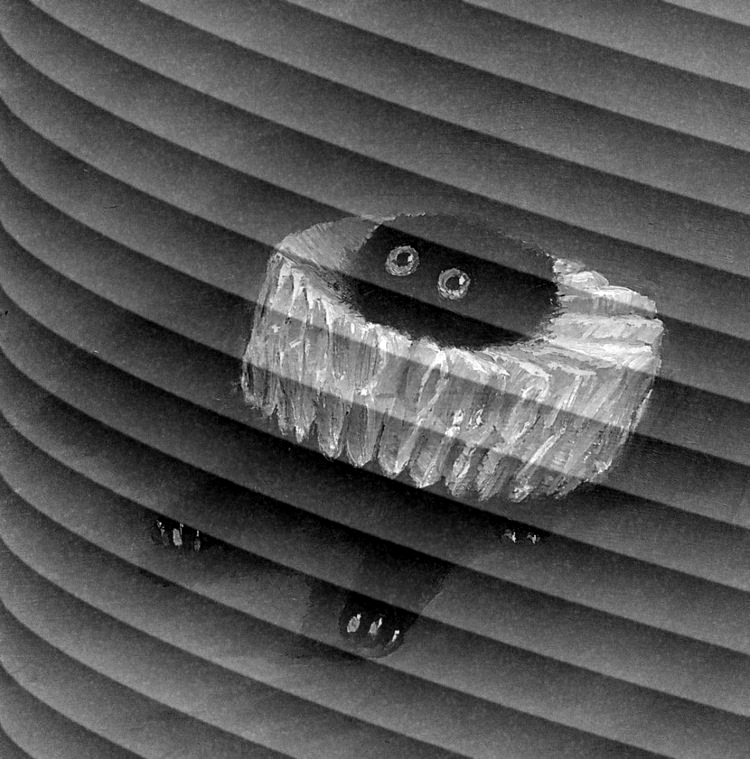
#> input picture Taller 2/catto.png, 750 x 759 px
$ python -i 'm2_t2 (1).py'   (imports and definitions only)
#> lines starting #> are read from the running program, lines starting #| are printed output that depends on the picture; after the words box and inside, x2 and y2 are one past the last pixel; in counts of white or black regions, pixels touching at a corner belong together
# -*- coding: utf-8 -*-
"""M2 T2

Automatically generated by Colab.

Original file is located at
    https://colab.research.google.com/drive/1_De4Rpwibs5zZtA2kERoFnqIxKJCuaJ2
"""

import numpy as np
import pandas as pd
import matplotlib.pyplot as plt

data = pd.read_csv("H_field.csv")
#> (reads Taller 2/H_field.csv from the repository)
t = data.iloc[:, 0].values
H = data.iloc[:, 1].values

dt = np.mean(np.diff(t))  # Intervalo de tiempo promedio

H_fft = np.fft.rfft(H)
freqs = np.fft.rfftfreq(len(H), dt)

f_fast = freqs[np.argmax(np.abs(H_fft))]

def Fourier(t, y, f):
    return np.sum(y * np.exp(-2j * np.pi * f * t))

f_general = freqs[np.argmax([np.abs(Fourier(t, H, f)) for f in freqs])]

phi_fast = (f_fast * t) % 1
phi_general = (f_general * t) % 1

# [10 lines not run here, left out]

import numpy as np
import pandas as pd
import matplotlib.pyplot as plt

datos = pd.read_csv('H_field.csv')
datos.columns = ['tiempo', 'campo']

tiempo = datos['tiempo'].values
campo = datos['campo'].values

delta_t = np.mean(np.diff(tiempo))
n = len(tiempo)

n_fft = 100 * n  # Incremento de resolución al 400%
fft_campo = np.fft.rfft(campo, n=n_fft)
frecuencias = np.fft.rfftfreq(n_fft, delta_t)

indice_max = np.argmax(np.abs(fft_campo[1:])) + 1
f_rapida = frecuencias[indice_max]

def transformada_fourier(t, y, f):
    return np.sum(y * np.exp(-2j * np.pi * f * t))

rango_frec = np.linspace(0, frecuencias[-1], 1000)
magnitudes = np.array([np.abs(transformada_fourier(tiempo, campo, f)) for f in rango_frec])
indice_general = np.argmax(magnitudes)
f_general = rango_frec[indice_general]

# [1 line not run here, left out]

fase_rapida = np.mod(f_rapida * tiempo, 1)
fase_general = np.mod(f_general * tiempo, 1)

# [10 lines not run here, left out]

import numpy as np
import pandas as pd
import matplotlib.pyplot as plt
from scipy.fft import rfft, rfftfreq, irfft

file_path = "list_aavso-arssn_daily.txt"  # Asegúrate de tener el archivo en la misma carpeta

# [2 lines not run here, left out]

# [1 line that did not run here, left out]

columns = ["Year", "Month", "Day", "SSN"]
data = []
# [4 lines not run here, left out]

df = pd.DataFrame(data, columns=columns)

df["Date"] = pd.to_datetime(df[["Year", "Month", "Day"]])

df = df.sort_values("Date")

# Datos desde 2012 en adelante
df = df[df["Date"] < "2012-01-01"]

# [1 line that did not run here, left out]

# Transformada de Fourier de datos desde 2012
# [1 line that did not run here, left out]
# [1 line that did not run here, left out]

# [1 line that did not run here, left out]
# [1 line that did not run here, left out]
# [1 line that did not run here, left out]
# [1 line that did not run here, left out]

# [1 line not run here, left out]

# Predicción basada en datos desde 2012
# [1 line that did not run here, left out]

# [1 line that did not run here, left out]

harmonics = 10
# [1 line that did not run here, left out]
# [1 line that did not run here, left out]

# [1 line that did not run here, left out]

# [1 line that did not run here, left out]

# Obtener predicción específica para 10 de febrero de 2025
# [1 line that did not run here, left out]
# [13 lines not run here, left out]

import numpy as np
import cv2
import matplotlib.pyplot as plt
from scipy.ndimage import label, binary_dilation, generate_binary_structure

def detectar_picos_de_ruido_adaptativo(espectro, proporcion_umbral=0.6, iteraciones_dilatacion=2):
    """Detecta picos de ruido en el espectro de frecuencia usando umbralización adaptativa y dilatación."""
    max_val = np.max(espectro)
    mascara_binaria = espectro > (proporcion_umbral * max_val)

    estructura = generate_binary_structure(2, 2)
    mascara_dilatada = binary_dilation(mascara_binaria, structure=estructura, iterations=iteraciones_dilatacion)

    etiquetado, num_caracteristicas = label(mascara_dilatada)
    return np.argwhere(etiquetado > 0), mascara_dilatada

def eliminar_ruido_periodico_adaptativo(img, proporcion_umbral=0.6, radio_notch=10, iteraciones_dilatacion=2, radio_central_x=30, radio_central_y=10, angulo=15):
    """Elimina el ruido periódico de una imagen mediante filtrado notch adaptativo, excluyendo el centro."""
    filas, columnas = img.shape
    centro = (columnas // 2, filas // 2)

    f = np.fft.fft2(img)
    fshift = np.fft.fftshift(f)
    espectro_magnitud = np.log1p(np.abs(fshift))

    picos_de_ruido, mascara_dilatada = detectar_picos_de_ruido_adaptativo(espectro_magnitud, proporcion_umbral, iteraciones_dilatacion)
    mascara_notch = np.ones((filas, columnas), np.float32)

    for pico in np.argwhere(mascara_dilatada):
        cv2.circle(mascara_notch, tuple(pico[::-1]), radio_notch, 0, -1)

    cv2.ellipse(mascara_notch, centro, (radio_central_x, radio_central_y), angulo, 0, 360, 1, -1)

    fshift_filtrado = fshift * mascara_notch
    f_ishift = np.fft.ifftshift(fshift_filtrado)
    img_filtrada = np.abs(np.fft.ifft2(f_ishift))

    return img_filtrada, espectro_magnitud, np.log1p(np.abs(fshift_filtrado)), mascara_notch

def procesar_imagen(ruta_imagen, proporcion_umbral, radio_notch, iteraciones_dilatacion, radio_central_x, radio_central_y, angulo=0):
    """Procesa una imagen para eliminar el ruido periódico."""
    img = cv2.imread(ruta_imagen, cv2.IMREAD_GRAYSCALE)
    if img is None:
        print(f"Error: No se pudo cargar la imagen {ruta_imagen}")
        return

    img_filtrada, espectro_original, espectro_filtrado, mascara_notch = eliminar_ruido_periodico_adaptativo(
        img, proporcion_umbral, radio_notch, iteraciones_dilatacion, radio_central_x, radio_central_y, angulo
    )

    fig, ejes = plt.subplots(2, 3, figsize=(18, 12))
    ejes[0, 0].imshow(img, cmap='gray')
    ejes[0, 0].set_title("Imagen Original")
    ejes[0, 1].imshow(espectro_original, cmap='inferno')
    ejes[0, 1].set_title("Espectro de Magnitud (Original)")
    ejes[0, 2].imshow(mascara_notch, cmap='gray')
    ejes[0, 2].set_title("Máscara Notch con Exclusión Central")
    ejes[1, 0].imshow(espectro_filtrado, cmap='inferno')
    ejes[1, 0].set_title("Espectro Filtrado")
    ejes[1, 1].imshow(img_filtrada, cmap='gray')
    ejes[1, 1].set_title("Imagen Filtrada")
    ejes[1, 2].axis('off')

    for eje in ejes.flat:
        eje.axis("off")
    plt.show()

# [2 lines not run here, left out]

>>> import cv2
>>> picture = cv2.imread('catto.png', cv2.IMREAD_GRAYSCALE)
#> picture is the input picture: shape (759, 750); min 0, max 255, mean 84
>>> result = eliminar_ruido_periodico_adaptativo(picture)
#> in eliminar_ruido_periodico_adaptativo, `espectro_magnitud = np.log1p(np.abs(fshift))`:
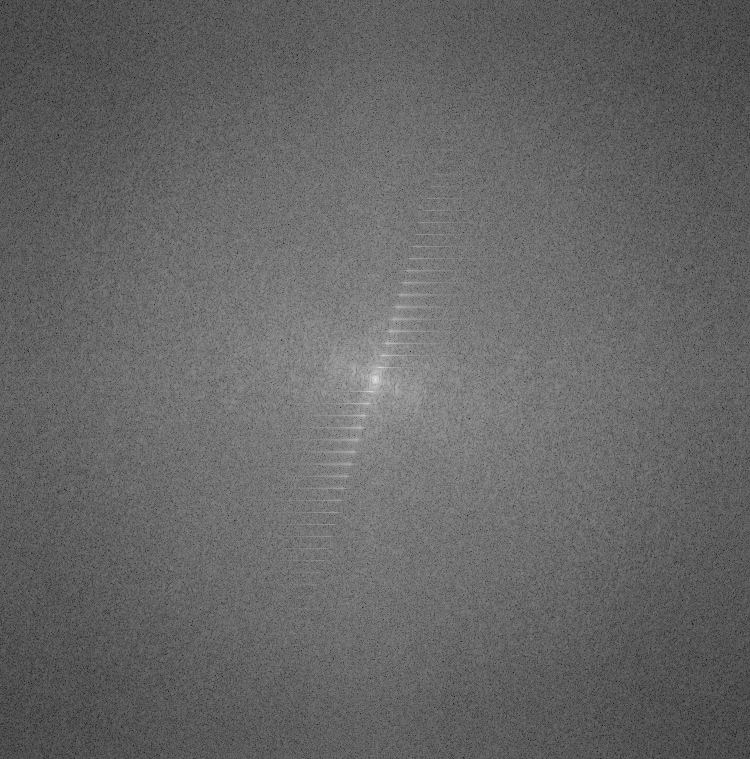
#> espectro_magnitud: shape (759, 750) float64; min 1.48, max 17.68, mean 7.99; drawn with min black and max white
#> in detectar_picos_de_ruido_adaptativo, `max_val = np.max(espectro)`: max_val = 17.68
#> in detectar_picos_de_ruido_adaptativo, `mascara_binaria = espectro > (proporcion_umbral * max_val)`:
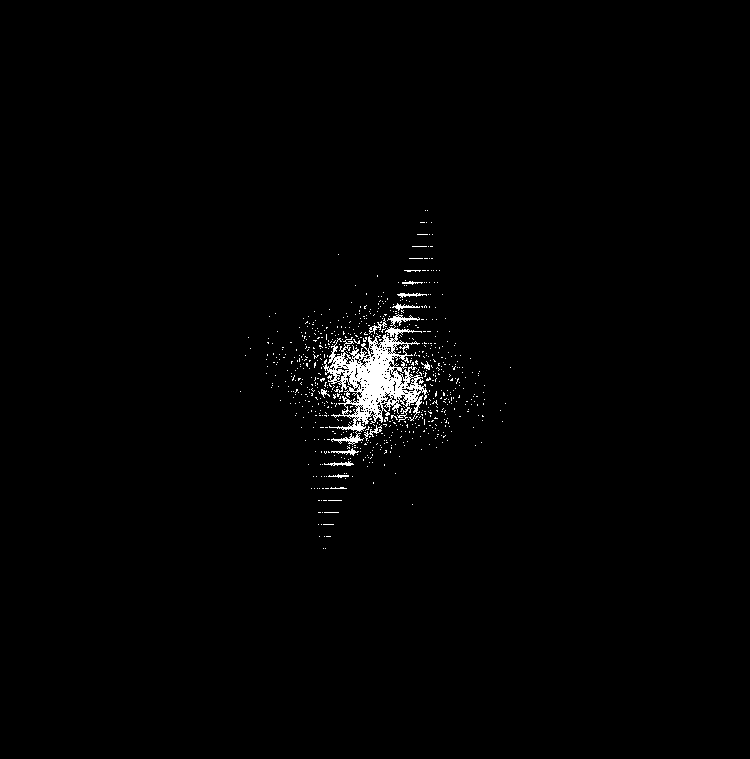
#> mascara_binaria: shape (759, 750) bool; 1.2% white; 717 white regions (704 under 20 px), largest, box (x1, y1, x2, y2) and area: (323, 314, 428, 445) 4979, (392, 303, 420, 311) 74, (331, 448, 359, 456) 74
#> in detectar_picos_de_ruido_adaptativo, `mascara_dilatada = binary_dilation(mascara_binaria, structure=estructu..`:
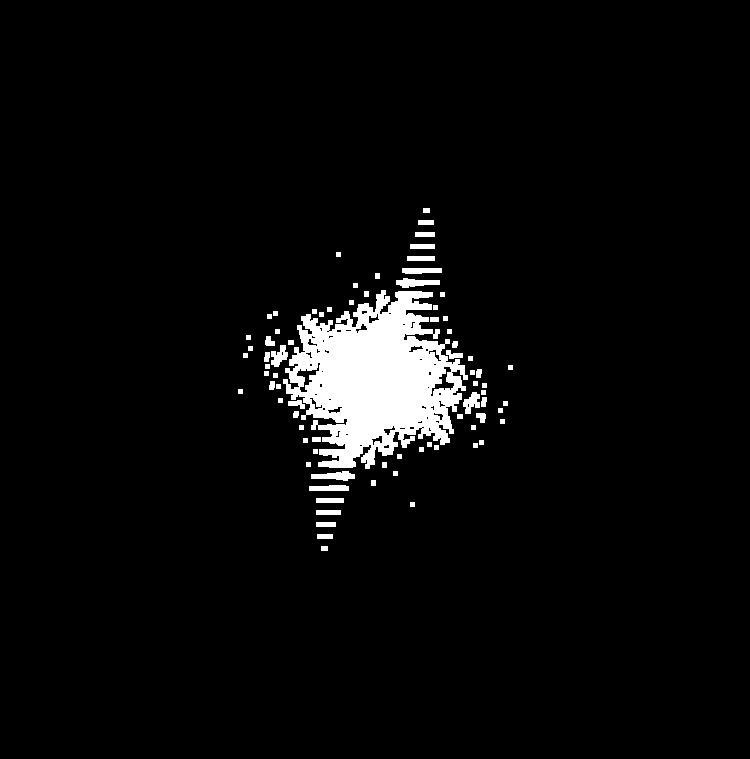
#> mascara_dilatada: shape (759, 750) bool; 4.2% white; 79 white regions, largest, box (x1, y1, x2, y2) and area: (283, 290, 468, 469) 19551, (396, 278, 440, 288) 280, (311, 471, 355, 481) 280
#> in detectar_picos_de_ruido_adaptativo, `etiquetado, num_caracteristicas = label(mascara_dilatada)`:
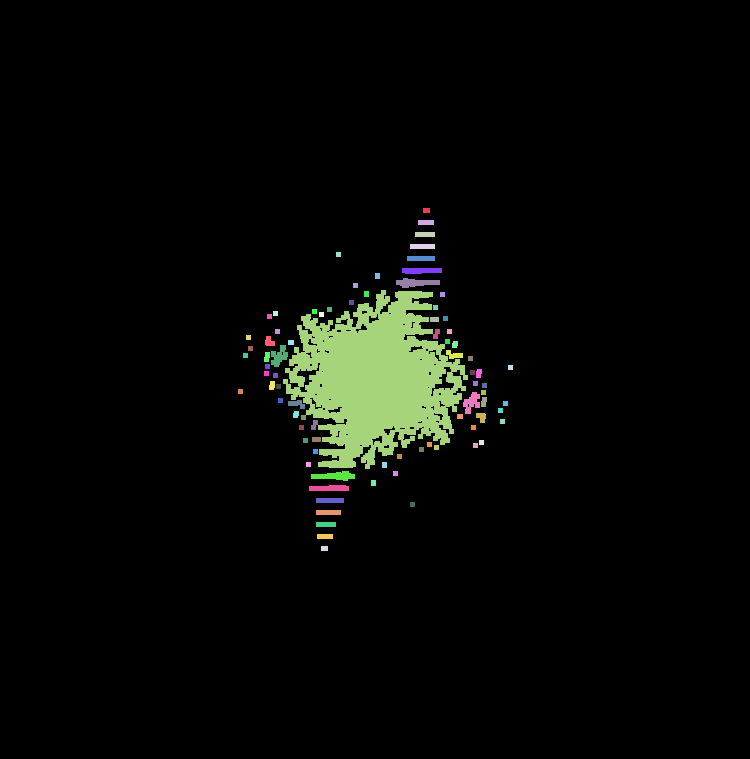
#> etiquetado: shape (759, 750) int32; 84 distinct labels, from 0 to 83; one colour per label, 0 black
#> in detectar_picos_de_ruido_adaptativo, `etiquetado, num_caracteristicas = label(mascara_dilatada)`: num_caracteristicas = 83
#> in eliminar_ruido_periodico_adaptativo, `picos_de_ruido, mascara_dilatada = detectar_picos_de_ruido_adaptativo(..`: picos_de_ruido = 23931 pairs, first value 208 to 550, second value 238 to 512
#> the loop in eliminar_ruido_periodico_adaptativo, `for pico in np.argwhere(mascara_dilatada):` made 23931 passes
#> pico on passes 1 to 3: [208, 423], [208, 424], [208, 425]
#> after the loop in eliminar_ruido_periodico_adaptativo, `for pico in np.argwhere(mascara_dilatada):`:
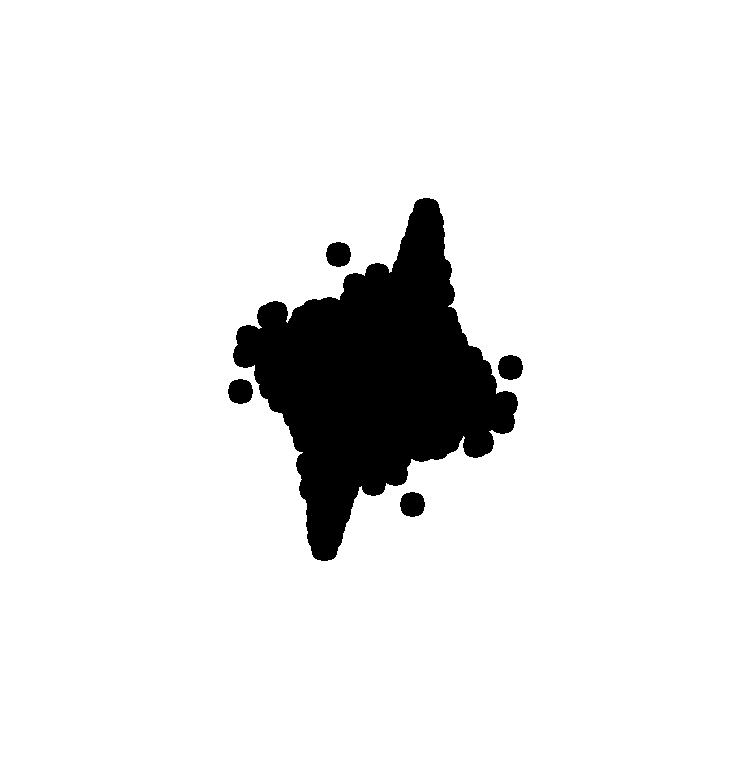
#> mascara_notch: shape (759, 750) float32; values 0 (black) and 1 (white), 91.3% white; 5 black regions, box (x1, y1, x2, y2) and area: (233, 198, 518, 561) 47501, (326, 242, 351, 267) 501, (498, 355, 523, 380) 501, (228, 379, 253, 404) 501, (400, 492, 425, 517) 501
#> in eliminar_ruido_periodico_adaptativo, `cv2.ellipse(mascara_notch, centro, (radio_central_x, radio_central_y),..`:
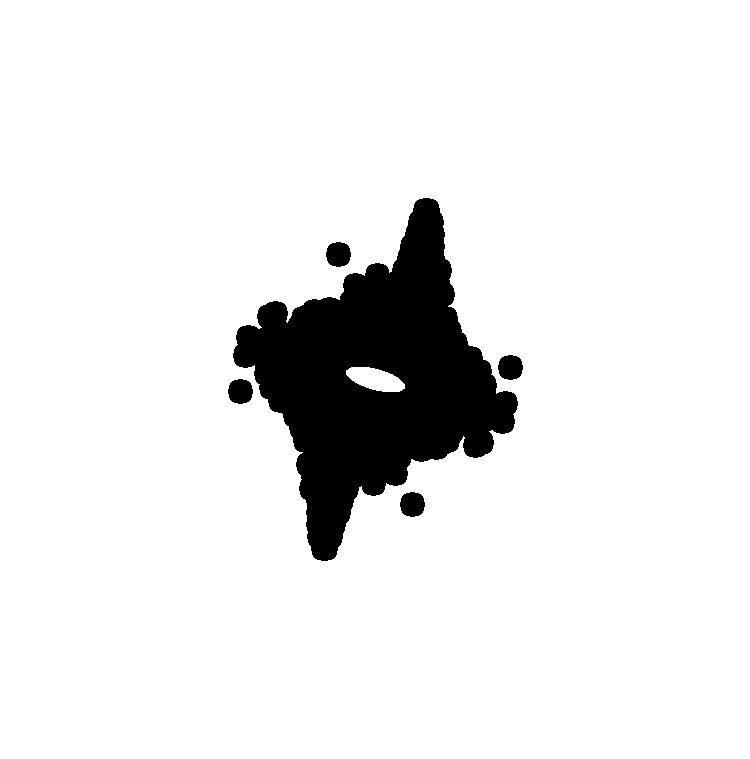
#> mascara_notch: shape (759, 750) float32; values 0 (black) and 1 (white), 91.5% white; 5 black regions, box (x1, y1, x2, y2) and area: (233, 198, 518, 561) 46502, (326, 242, 351, 267) 501, (498, 355, 523, 380) 501, (228, 379, 253, 404) 501, (400, 492, 425, 517) 501
#> in eliminar_ruido_periodico_adaptativo, `img_filtrada = np.abs(np.fft.ifft2(f_ishift))`:
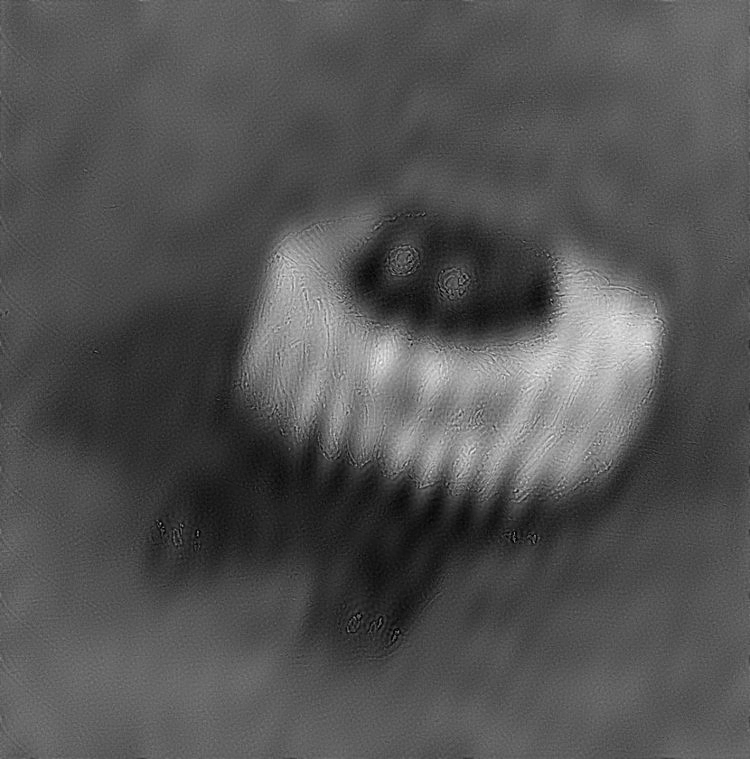
#> img_filtrada: shape (759, 750) float64; min 0.301, max 250.9, mean 84
